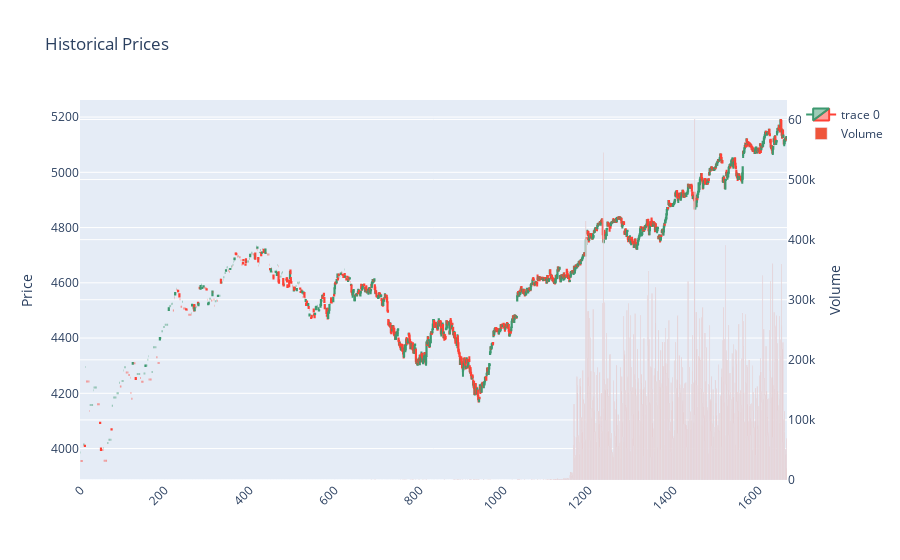

Write notebook code for a chart like this one.
### Markdown cell above
# Initial Data Analysis

I wanted to examine the data to see any trends, and do some initial simple modeling. I used the following code to do so.

### Code cell
import pandas as pd

path = "data/es.csv"

df= pd.read_csv(path, encoding="utf-8", index_col=0)

import plotly.graph_objects as go

df['date'] = pd.to_datetime(df['date'], utc=True)

# set to US/Central timezone
df['date'] = df['date'].dt.tz_convert('US/Central')

# Create a hover text string that includes date and prices for each point
hover_texts = df['date'].dt.strftime('%Y-%m-%d %H:%M') + '<br>Open: ' + df['open'].astype(str) + '<br>High: ' + df['high'].astype(str) + '<br>Low: ' + df['low'].astype(str) + '<br>Close: ' + df['close'].astype(str)

# Create an interactive candlestick chart using Plotly with custom hover text
fig = go.Figure(data=[go.Candlestick(x=df.index,
                                     open=df['open'],
                                     high=df['high'],
                                     low=df['low'],
                                     close=df['close'],
                                     hovertext=hover_texts,
                                     hoverinfo='text')])  # Use 'text' for custom hovertext


# Find the index positions of the middle of each trading day
middle_indices = df.groupby(df['date'].dt.date).apply(lambda x: x.index[len(x)//2]).values

# Create custom x-axis labels based on the middle index positions
x_labels = df.loc[middle_indices, 'date'].dt.strftime('%m-%d')

# Correctly find the numeric index positions of the first and last entries for each trading day
first_indices = df.groupby(df['date'].dt.date).apply(lambda x: x.index[0]).values
last_indices = df.groupby(df['date'].dt.date).apply(lambda x: x.index[-1]).values


# Create vertical lines for the start and end of each trading day
shapes = [dict(type='line',
               x0=i, y0=df['low'].min(), x1=i, y1=df['high'].max(),
               xref='x', yref='y',
               line=dict(color='green', width=1, dash='dash'))
          for i in first_indices]

# Create a separate trace for the volume data
volume_trace = go.Bar(x=df.index, y=df['volume'], name='Volume', yaxis='y2')

# Add the volume trace to the figure
fig.add_trace(volume_trace)

# Customize the layout
fig.update_layout(
    title='Historical Prices',
    yaxis=dict(title='Price'),
    yaxis2=dict(title='Volume', overlaying='y', side='right'),
    xaxis=dict(
        tickmode='array',
        #tickvals=middle_indices,
        #ticktext=x_labels,
        tickangle=-45
    ),
    xaxis_rangeslider_visible=False,
    #shapes=shapes
)

# Display the interactive plot
fig.show()

### Figure 1 — Plotly figure (JSON) as saved in the notebook; plotly's stock layout.template omitted (floating-point values rounded to 4 significant figures; data arrays with more than 128 entries replaced by an {"elided": "..."} marker saying what was removed)
{"data": [{"close": {"elided": "1668 float values"}, "high": {"elided": "1668 float values"}, "hoverinfo": "text", "hovertext": {"elided": "1668 str values"}, "low": {"elided": "1668 float values"}, "open": {"elided": "1668 float values"}, "type": "candlestick", "x": {"elided": "1668 int values"}}, {"name": "Volume", "type": "bar", "x": {"elided": "1668 int values"}, "y": {"elided": "1668 int values"}, "yaxis": "y2"}], "layout": {"title": {"text": "Historical Prices"}, "xaxis": {"rangeslider": {"visible": false}, "tickangle": -45, "tickmode": "array"}, "yaxis": {"title": {"text": "Price"}}, "yaxis2": {"overlaying": "y", "side": "right", "title": {"text": "Volume"}}}}
